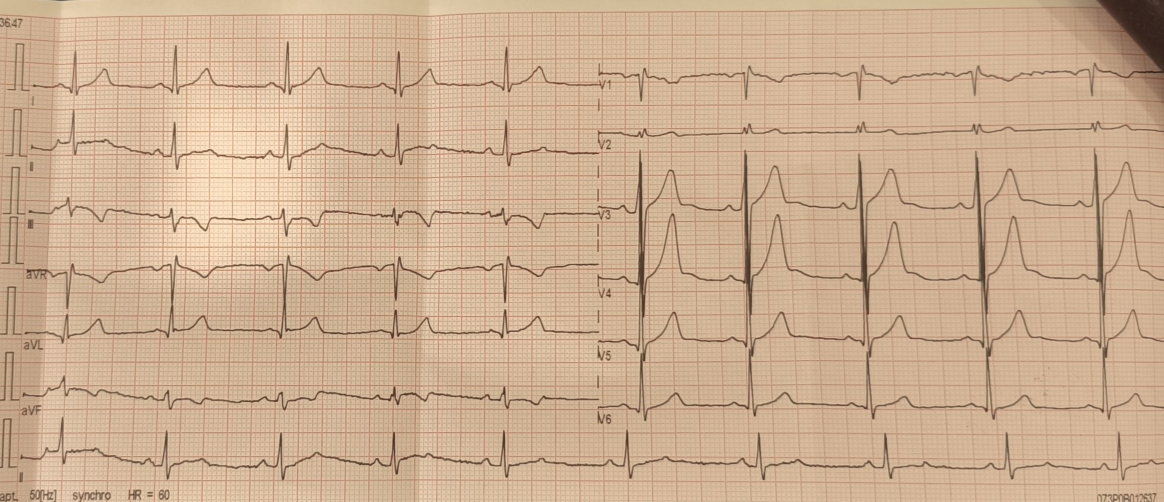
#> input picture output_scans/debug/ekg_photo.rectified.jpg, 2328 x 1004 px (shown at 1/2 size); its folder holds only this picture in this run
$ python main.py --input_dir output_scans/debug --output_dir out
#> lines starting #> are read from the running program, lines starting #| are printed output that depends on the picture; after the words box and inside, x2 and y2 are one past the last pixel; in counts of white or black regions, pixels touching at a corner belong together
### extract_ecg_clean.py
from pathlib import Path

import cv2
import numpy as np
import pandas as pd


LEADS = ["I", "II", "III", "aVR", "aVL", "aVF", "V1", "V2", "V3", "V4", "V5", "V6"]

DEFAULT_MS_PER_PX = 200.0 / 226.0


def read_image(path):
    img = cv2.imread(str(path), cv2.IMREAD_COLOR)
    if img is None:
        raise ValueError(f"Cannot read image: {path}")
    return img


def find_plot_box(img):
    gray = cv2.cvtColor(img, cv2.COLOR_BGR2GRAY)
    h, w = gray.shape

    x_a = int(w * 0.04)
    x_b = int(w * 0.96)

    row_dark_ratio = np.mean(gray[:, x_a:x_b] < 15, axis=1)
    rows = np.where(row_dark_ratio > 0.85)[0]
    rows = rows[rows > int(h * 0.08)]

    if len(rows) == 0:
        y0 = 100
        y1 = h - 45
    else:
        y0 = int(rows.min())
        y1 = int(rows.max())

    col_dark_ratio = np.mean(gray[y0:y1, :] < 15, axis=0)
    cols = np.where(col_dark_ratio > 0.70)[0]

    if len(cols) == 0:
        x0 = 30
        x1 = w - 30
    else:
        x0 = int(cols.min())
        x1 = int(cols.max())

    x0 = max(0, x0 + 2)
    x1 = min(w - 1, x1 - 2)

    return x0, x1, y0, y1


def make_signal_mask(img):
    hsv = cv2.cvtColor(img, cv2.COLOR_BGR2HSV)
    gray = cv2.cvtColor(img, cv2.COLOR_BGR2GRAY)

    mask = (hsv[:, :, 2] > 90) & (hsv[:, :, 1] < 90) & (gray > 70)

    return mask.astype(bool)


def remove_vertical_grid(mask, y0, y1):
    result = mask.copy()
    col_counts = result[y0:y1, :].sum(axis=0)

    bad_cols = np.where(col_counts > 120)[0]

    for x in bad_cols:
        result[y0:y1, max(0, x - 1):x + 2] = False

    return result


def remove_small_components(mask, min_area=4):
    cleaned = mask.copy().astype(np.uint8)

    num_labels, labels, stats, _ = cv2.connectedComponentsWithStats(cleaned, connectivity=8)

    for i in range(1, num_labels):
        area = stats[i, cv2.CC_STAT_AREA]

        if area < min_area:
            cleaned[labels == i] = 0

    return cleaned.astype(bool)


def remove_text_components(mask, x0, x1, y0, y1):
    cleaned = mask.copy()

    label_x1 = min(x1, x0 + 85)
    roi = cleaned[y0:y1, x0:label_x1].astype(np.uint8)

    num_labels, labels, stats, _ = cv2.connectedComponentsWithStats(roi, connectivity=8)

    for i in range(1, num_labels):
        x, y, w, h, area = stats[i]

        aspect = w / max(h, 1)

        is_long_ecg_line = aspect > 4.0 and h <= 6 and w >= 14

        is_text_like = (
            area <= 500
            and w <= 55
            and h <= 40
            and not is_long_ecg_line
        )

        if is_text_like:
            roi[labels == i] = 0

    cleaned[y0:y1, x0:label_x1] = roi.astype(bool)

    return cleaned


def close_small_horizontal_gaps(mask, x0, x1, y0, y1):
    cleaned = mask.copy().astype(np.uint8)

    roi = cleaned[y0:y1, x0:x1]

    kernel = cv2.getStructuringElement(cv2.MORPH_RECT, (7, 1))
    roi = cv2.morphologyEx(roi, cv2.MORPH_CLOSE, kernel)

    cleaned[y0:y1, x0:x1] = roi

    return cleaned.astype(bool)


def smooth_1d(values, sigma=3.0):
    radius = max(1, int(4 * sigma))
    xs = np.arange(-radius, radius + 1)

    kernel = np.exp(-(xs ** 2) / (2 * sigma ** 2))
    kernel /= kernel.sum()

    return np.convolve(values, kernel, mode="same")


def find_baselines(mask, x0, x1, y0, y1, n_leads=12):
    crop = mask[y0:y1, x0:x1]

    profile = crop.sum(axis=1).astype(float)
    profile = smooth_1d(profile, sigma=3.0)

    candidates = []

    for i in range(2, len(profile) - 2):
        if profile[i] >= profile[i - 1] and profile[i] > profile[i + 1]:
            candidates.append((i + y0, profile[i]))

    if not candidates:
        step = (y1 - y0) / 14.0
        return [int(y0 + step * (i + 1)) for i in range(n_leads)]

    threshold = max(np.percentile(profile, 85), profile.max() * 0.15)
    candidates = [(y, score) for y, score in candidates if score >= threshold]
    candidates = sorted(candidates, key=lambda p: p[1], reverse=True)

    chosen = []
    min_dist = max(30, int((y1 - y0) / 22))

    for y, score in candidates:
        if all(abs(y - yy) >= min_dist for yy in chosen):
            chosen.append(int(y))

        if len(chosen) >= n_leads:
            break

    chosen = sorted(chosen)

    if len(chosen) < n_leads:
        if len(chosen) >= 2:
            spacing = int(round(np.median(np.diff(chosen))))

            while len(chosen) < n_leads:
                chosen.append(chosen[-1] + spacing)
        else:
            step = (y1 - y0) / 14.0
            chosen = [int(y0 + step * (i + 1)) for i in range(n_leads)]

    return chosen[:n_leads]


def interpolate_nans(arr):
    arr = np.asarray(arr, dtype=float)
    idx = np.arange(len(arr))

    valid = np.isfinite(arr)

    if valid.sum() == 0:
        return np.zeros_like(arr)

    if valid.sum() == 1:
        return np.full_like(arr, arr[valid][0])

    return np.interp(idx, idx[valid], arr[valid])


# [60 lines left out: functions weighted_center_from_pixels, vertical_segments, choose_segment_by_previous, not called in this run]


def pick_y_near_previous(gray, mask, x, y_top, y_bottom, prev_y, prev_prev_y, baseline, gap_len):
    ys = np.where(mask[y_top:y_bottom, x])[0] + y_top

    if len(ys) == 0:
        return np.nan

    segments = vertical_segments(ys)

    if prev_y is None:
        best_segment = None
        best_score = None

        for top, bottom in segments:
            center = (top + bottom) / 2.0
            score = abs(center - baseline)

            if best_score is None or score < best_score:
                best_score = score
                best_segment = (top, bottom)

        if best_segment is None:
            return np.nan

        top, bottom = best_segment
        return weighted_center_from_pixels(gray, x, np.arange(top, bottom + 1))

    segment = choose_segment_by_previous(segments, prev_y)

    if segment is None:
        return np.nan

    top, bottom = segment
    height = bottom - top + 1

    if prev_prev_y is None or not np.isfinite(prev_prev_y):
        trend = 0.0
    else:
        trend = prev_y - prev_prev_y

    if height >= 3:
        if trend > 0.25:
            return float(bottom)

        if trend < -0.25:
            return float(top)

        top_distance = abs(top - prev_y)
        bottom_distance = abs(bottom - prev_y)

        if bottom - prev_y >= 6.0 and top_distance <= 3.0:
            return float(bottom)

        if prev_y - top >= 6.0 and bottom_distance <= 3.0:
            return float(top)

        if prev_y > baseline + 1.0:
            return float(bottom)

        if prev_y < baseline - 1.0:
            return float(top)

    return weighted_center_from_pixels(gray, x, np.arange(top, bottom + 1))


def find_start_y(gray, mask, x0, x1, y0, y1, baseline):
    start_x0 = min(x1 - 1, x0 + 100)
    start_x1 = min(x1, x0 + 260)

    best = None

    for x in range(start_x0, start_x1):
        ys = np.where(mask[y0:y1, x])[0] + y0

        if len(ys) == 0:
            continue

        close = ys[np.abs(ys - baseline) <= 8]

        if len(close) == 0:
            close = ys[np.abs(ys - baseline) <= 15]

        if len(close) == 0:
            continue

        y = weighted_center_from_pixels(gray, x, close)
        score = abs(y - baseline)

        if best is None or score < best[0]:
            best = (score, x, y)

    if best is not None:
        return int(best[1]), float(best[2])

    return start_x0, float(baseline)


def trace_line(gray, mask, x0, x1, y0, y1, baseline, start_x, start_y, direction):
    values = {}

    prev_prev_y = None
    prev_y = start_y
    gap_len = 0

    if direction > 0:
        x_range = range(start_x, x1)
    else:
        x_range = range(start_x, x0 - 1, -1)

    for x in x_range:
        y = pick_y_near_previous(
            gray=gray,
            mask=mask,
            x=x,
            y_top=y0,
            y_bottom=y1,
            prev_y=prev_y,
            prev_prev_y=prev_prev_y,
            baseline=baseline,
            gap_len=gap_len,
        )

        if np.isfinite(y):
            values[x] = y
            prev_prev_y = prev_y
            prev_y = y
            gap_len = 0
        else:
            values[x] = np.nan
            gap_len += 1

            if gap_len > 20:
                prev_prev_y = prev_y
                prev_y = 0.9 * prev_y + 0.1 * baseline

    return values


def extract_lead(gray, mask, baseline, x0, x1, y0, y1):
    y_values = np.full(x1 - x0, np.nan, dtype=float)

    start_x, start_y = find_start_y(
        gray=gray,
        mask=mask,
        x0=x0,
        x1=x1,
        y0=y0,
        y1=y1,
        baseline=baseline,
    )

    right_values = trace_line(
        gray=gray,
        mask=mask,
        x0=x0,
        x1=x1,
        y0=y0,
        y1=y1,
        baseline=baseline,
        start_x=start_x,
        start_y=start_y,
        direction=1,
    )

    left_values = trace_line(
        gray=gray,
        mask=mask,
        x0=x0,
        x1=x1,
        y0=y0,
        y1=y1,
        baseline=baseline,
        start_x=start_x,
        start_y=start_y,
        direction=-1,
    )

    for x, y in left_values.items():
        y_values[x - x0] = y

    for x, y in right_values.items():
        y_values[x - x0] = y

    y_values = interpolate_nans(y_values)

    amplitude = baseline - y_values

    return amplitude


def extract_image(img, ms_per_px=DEFAULT_MS_PER_PX, return_raw=False):
    x0, x1, y0, y1 = find_plot_box(img)

    gray = cv2.cvtColor(img, cv2.COLOR_BGR2GRAY)

    mask = make_signal_mask(img)
    mask = remove_vertical_grid(mask, y0, y1)
    mask = remove_text_components(mask, x0, x1, y0, y1)
    mask = remove_small_components(mask, min_area=4)
    mask = close_small_horizontal_gaps(mask, x0, x1, y0, y1)

    baseline_x0 = min(x1 - 100, x0 + 80)
    baselines = find_baselines(mask, baseline_x0, x1, y0, y1, n_leads=len(LEADS))

    leads_data = {}

    for i, lead in enumerate(LEADS):
        base = baselines[i]

        signal = extract_lead(
            gray=gray,
            mask=mask,
            baseline=base,
            x0=x0,
            x1=x1,
            y0=y0,
            y1=y1,
        )

        leads_data[lead] = signal

    raw_time = np.arange(x1 - x0, dtype=float) * ms_per_px
    out_time = np.arange(0.0, np.floor(raw_time[-1]) + 1.0, 1.0)

    result = {"time_ms": out_time}

    for lead in LEADS:
        result[lead] = np.interp(out_time, raw_time, leads_data[lead])

    df = pd.DataFrame(result)

    df["time_ms"] = df["time_ms"].round(0).astype(float)

    for lead in LEADS:
        df[lead] = df[lead].round(0).astype(int)

    if return_raw:
        return df, mask, baselines, (x0, x1, y0, y1), leads_data

    return df, mask, baselines, (x0, x1, y0, y1)


def detect_r_peaks(signal, times_ms):
    signal = np.asarray(signal, dtype=float)
    times_ms = np.asarray(times_ms, dtype=float)

    if len(signal) < 10:
        return []

    centered = signal - np.median(signal)
    score = np.abs(centered)
    score = smooth_1d(score, sigma=2.0)

    max_score = float(score.max())

    if max_score <= 0:
        return []

    threshold = max(float(np.percentile(score, 92)), max_score * 0.45)
    min_distance_ms = 250.0

    candidates = []

    for i in range(1, len(score) - 1):
        if score[i] >= score[i - 1] and score[i] > score[i + 1] and score[i] >= threshold:
            candidates.append((i, score[i]))

    selected = []

    for idx, value in sorted(candidates, key=lambda p: p[1], reverse=True):
        t = times_ms[idx]

        if all(abs(t - times_ms[other]) >= min_distance_ms for other in selected):
            selected.append(idx)

    selected.sort()

    return [float(times_ms[i]) for i in selected]


def estimate_bpm(leads_data, ms_per_px):
    best = None

    for lead, signal in leads_data.items():
        raw_time = np.arange(len(signal), dtype=float) * ms_per_px
        peaks = detect_r_peaks(signal, raw_time)

        if len(peaks) < 2:
            continue

        intervals = np.diff(peaks)
        intervals = intervals[(intervals >= 250.0) & (intervals <= 1800.0)]

        if len(intervals) == 0:
            continue

        bpm = 60000.0 / float(np.mean(intervals))
        confidence = len(intervals)
        amplitude = float(np.percentile(np.abs(signal - np.median(signal)), 95))
        candidate = (confidence, amplitude, bpm, lead, peaks)

        if best is None or candidate[:2] > best[:2]:
            best = candidate

    if best is None:
        return np.nan, None, []

    _, _, bpm, lead, peaks = best
    return float(bpm), lead, peaks


# [32 lines left out: function save_debug, not called in this run]


def iter_image_paths(input_dir):
    input_dir = Path(input_dir)
    image_paths = []

    for pattern in ("*.jpg", "*.JPG", "*.jpeg", "*.JPEG", "*.png", "*.PNG"):
        image_paths.extend(sorted(input_dir.glob(pattern)))

    return sorted(set(image_paths))


def process_folder(input_dir, output_dir, debug=False):
    input_dir = Path(input_dir)
    output_dir = Path(output_dir)

    output_dir.mkdir(parents=True, exist_ok=True)

    debug_dir = output_dir / "debug"

    if debug:
        debug_dir.mkdir(parents=True, exist_ok=True)

    image_paths = iter_image_paths(input_dir)

    if not image_paths:
        raise ValueError(f"No images found in {input_dir}")

    for path in image_paths:
        img = read_image(path)

        df, mask, baselines, box, leads_data = extract_image(img, return_raw=True)
        bpm, bpm_lead, _ = estimate_bpm(leads_data, DEFAULT_MS_PER_PX)

        csv_path = output_dir / f"{path.stem}.csv"
        df.to_csv(csv_path, index=False)

        if np.isfinite(bpm):
            print(f"{path.name}: BPM={bpm:.1f} (lead {bpm_lead})")
        else:
            print(f"{path.name}: BPM=not detected")

        print(f"saved: {csv_path}")

        if debug:
            save_debug(img, mask, baselines, box, leads_data, debug_dir / path.stem)

### main.py
import argparse

from extract_ecg_clean import process_folder as process_screen_folder
from extract_ecg_scan_clean import process_folder as process_scan_folder


def main():
    parser = argparse.ArgumentParser()
    parser.add_argument("--input_dir", required=True)
    parser.add_argument("--output_dir", required=True)
    parser.add_argument("--mode", default="screen", choices=["screen", "scan"])
    parser.add_argument("--debug", action="store_true")

    args = parser.parse_args()

    if args.mode == "scan":
        process_scan_folder(args.input_dir, args.output_dir, debug=args.debug)
    else:
        process_screen_folder(args.input_dir, args.output_dir, debug=args.debug)
#> in read_image, img is the input picture: shape (1004, 2328, 3); mean B, G, R 146.4, 175, 205.4
#> in find_plot_box, `gray = cv2.cvtColor(img, cv2.COLOR_BGR2GRAY)`:
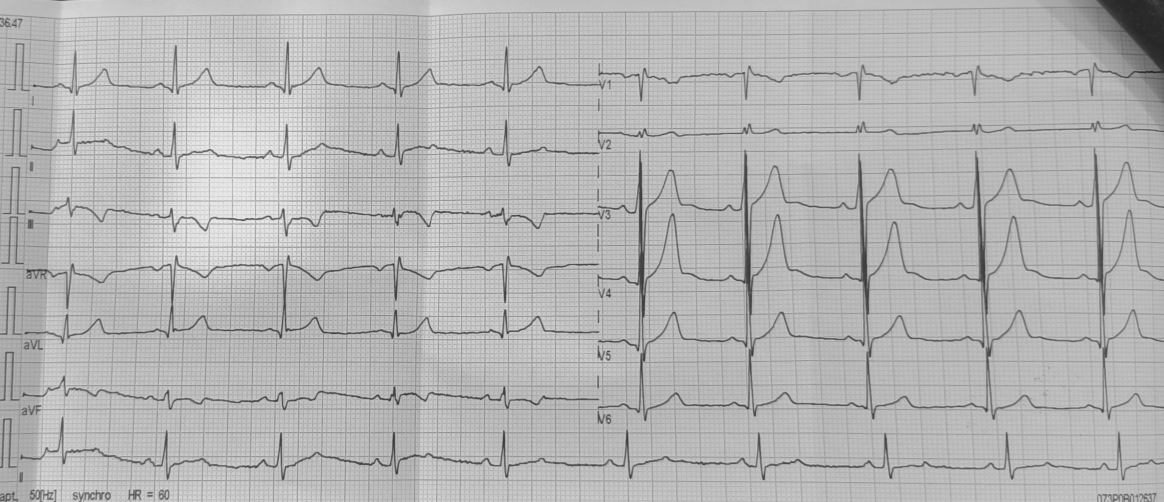
#> gray: shape (1004, 2328) (shown at 1/2 size); min 30, max 236, mean 180.8
#> in find_plot_box, `row_dark_ratio = np.mean(gray[:, x_a:x_b] < 15, axis=1)`: row_dark_ratio = 1004 values from 0 to 0
#> in find_plot_box, `rows = np.where(row_dark_ratio > 0.85)[0]`: rows = empty array
#> in find_plot_box, `col_dark_ratio = np.mean(gray[y0:y1, :] < 15, axis=0)`: col_dark_ratio = 2328 values from 0 to 0
#> in find_plot_box, `cols = np.where(col_dark_ratio > 0.70)[0]`: cols = empty array
#> in extract_image, `x0, x1, y0, y1 = find_plot_box(img)`: x0 = 32; x1 = 2296; y0 = 100; y1 = 959
#> in make_signal_mask, `hsv = cv2.cvtColor(img, cv2.COLOR_BGR2HSV)`: hsv: shape (1004, 2328, 3); mean H, S, V 14.6, 74.5, 205.4
#> in make_signal_mask, `mask = (hsv[:, :, 2] > 90) & (hsv[:, :, 1] < 90) & (gray > 70)`:
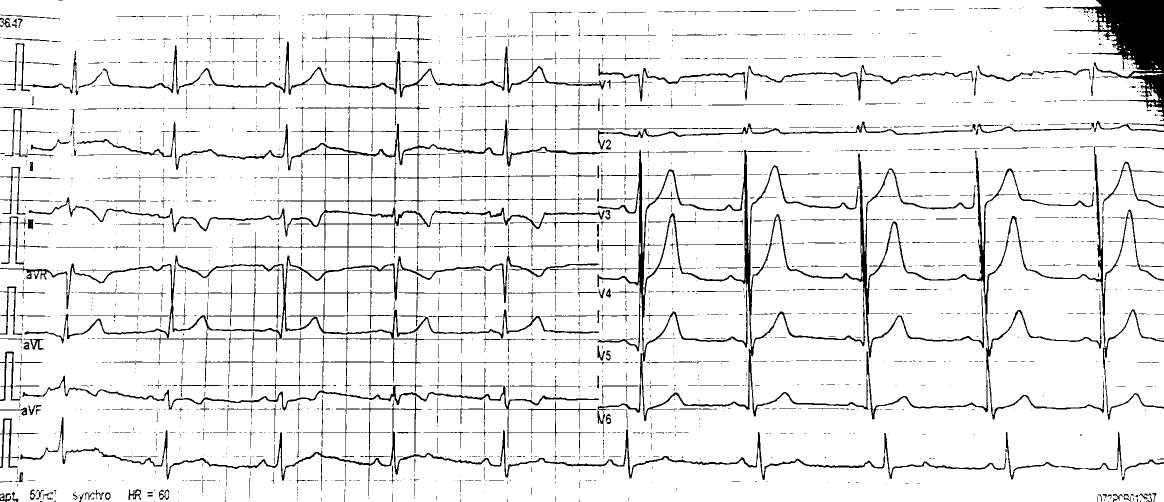
#> mask: shape (1004, 2328) bool (shown at 1/2 size); 92.6% white; 2653 black regions (2153 under 20 px), largest, box (x1, y1, x2, y2) and area: (45, 191, 2328, 907) 76706, (2107, 0, 2328, 234) 18157, (120, 793, 1770, 961) 9876
#> in remove_vertical_grid, `col_counts = result[y0:y1, :].sum(axis=0)`: col_counts = 2328 values, max 840 at index 2122, min 362 at index 970, mean 793.2
#> in remove_vertical_grid, `bad_cols = np.where(col_counts > 120)[0]`: bad_cols = 2328 values from 0 to 2327
#> after the loop in remove_vertical_grid, `for x in bad_cols:`:
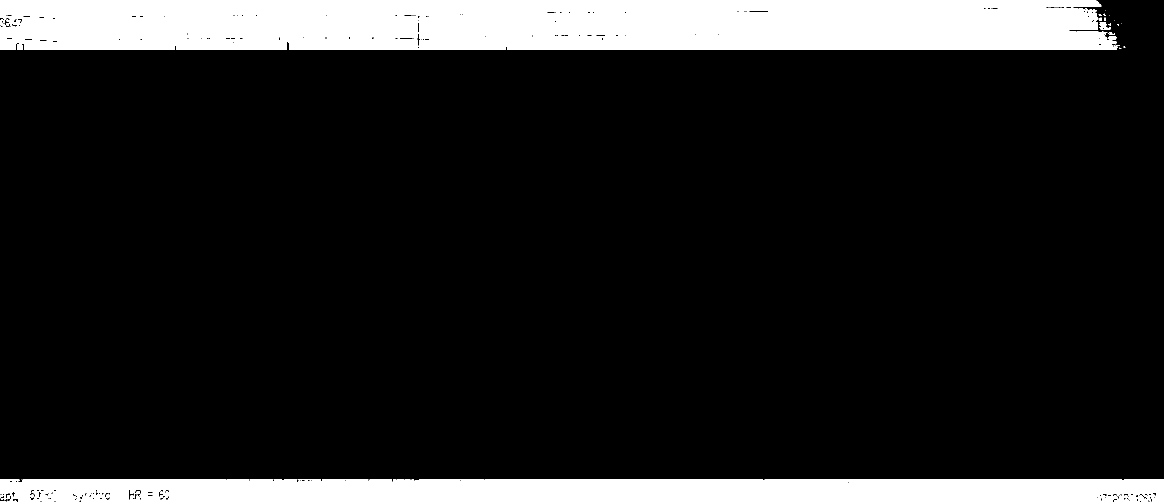
#> result: shape (1004, 2328) bool (shown at 1/2 size); 13.6% white; 27 white regions (12 under 20 px), largest, box (x1, y1, x2, y2) and area: (0, 0, 2240, 100) 211425, (0, 959, 2328, 1004) 101778, (793, 31, 836, 77) 1901
#> in remove_text_components, `label_x1 = min(x1, x0 + 85)`: label_x1 = 117
#> in remove_text_components, `roi = cleaned[y0:y1, x0:label_x1].astype(np.uint8)`: roi: shape (859, 85); every value is 0
#> in remove_text_components, `num_labels, labels, stats, _ = cv2.connectedComponentsWithStats(roi, c..`: labels: shape (859, 85) int32; every value is 0
#> in remove_text_components, `num_labels, labels, stats, _ = cv2.connectedComponentsWithStats(roi, c..`: num_labels = 1; stats = [[0, 0, 85, 859, 73015]]
#> in remove_small_components, `num_labels, labels, stats, _ = cv2.connectedComponentsWithStats(cleane..`:
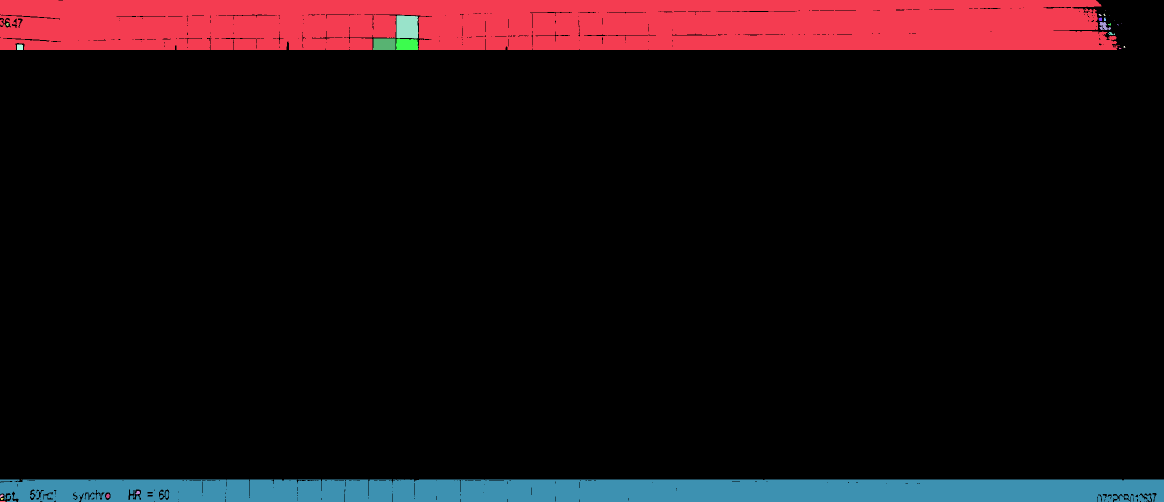
#> labels: shape (1004, 2328) int32 (shown at 1/2 size); 28 distinct labels, from 0 to 27; one colour per label, 0 black
#> in remove_small_components, `num_labels, labels, stats, _ = cv2.connectedComponentsWithStats(cleane..`: num_labels = 28; stats = 28 rows, first 6: [0, 0, 2328, 1004, 2019539], [0, 0, 2240, 100, 211425], [2210, 21, 1, 1, 1], [2207, 27, 4, 5, 13], [2197, 28, 6, 4, 15], [793, 31, 43, 46, 1901]
#> the loop in remove_small_components, `for i in range(1, num_labels):` made 27 passes
#> area on passes 1, 5, 7, 8, 10, 11, 15, 16, 17, 18, 21, 23: 211425, 1901, 39, 24, 208, 26, 46, 1016, 940, 130, 101778, 42
#> in close_small_horizontal_gaps, `roi = cleaned[y0:y1, x0:x1]`: roi: shape (859, 2264); every value is 0
#> in extract_image, `baseline_x0 = min(x1 - 100, x0 + 80)`: baseline_x0 = 112
#> in find_baselines, `crop = mask[y0:y1, x0:x1]`: crop: shape (859, 2184) bool; every value is 0
#> in find_baselines, `profile = crop.sum(axis=1).astype(float)`: profile = 859 values from 0 to 0
#> after the loop in find_baselines, `for i in range(2, len(profile) - 2):`: candidates = []
#> in find_baselines, `step = (y1 - y0) / 14.0`: step = 61.36
#> in extract_image, `baselines = find_baselines(mask, baseline_x0, x1, y0, y1, n_leads=len(..`: baselines = [161, 222, 284, 345, 406, 468, 529, 590, 652, 713, 774, 836]
#> the loop in extract_image, `for i, lead in enumerate(LEADS):` made 12 passes
#> (base, start_y in extract_lead) on passes 1 to 12: (161, 161), (222, 222), (284, 284), (345, 345), (406, 406), (468, 468), (529, 529), (590, 590), (652, 652), (713, 713), (774, 774), (836, 836)
#> after the loop in extract_image, `for i, lead in enumerate(LEADS):`: leads_data = 12 items
#> after the loop in extract_image, `for lead in LEADS:`: result = 13 items
#> in extract_image, `df = pd.DataFrame(result)`: df = table of 2003 rows and 13 columns
#> in process_folder, `df, mask, baselines, box, leads_data = extract_image(img, return_raw=T..`: box = (32, 2296, 100, 959); leads_data = 12 items
#> the loop in estimate_bpm, `for lead, signal in leads_data.items():` made 12 passes
#> lead on passes 1 to 12: 'I', 'II', 'III', 'aVR', 'aVL', 'aVF', 'V1', 'V2', 'V3', 'V4', 'V5', 'V6'
#> in process_folder, `bpm, bpm_lead, _ = estimate_bpm(leads_data, DEFAULT_MS_PER_PX)`: bpm = nan


if __name__ == "__main__":
    main()
